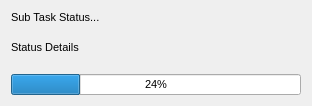
<?xml version="1.0" encoding="UTF-8"?>
<ui version="4.0">
 <class>SubTaskProgressBar</class>
 <widget class="QWidget" name="SubTaskProgressBar">
  <property name="geometry">
   <rect>
    <x>0</x>
    <y>0</y>
    <width>312</width>
    <height>86</height>
   </rect>
  </property>
  <property name="sizePolicy">
    <sizepolicy hsizetype="MinimumExpanding" vsizetype="Fixed">
    <horstretch>0</horstretch>
    <verstretch>0</verstretch>
   </sizepolicy>
  </property>
  <property name="minimumSize">
   <size>
    <width>0</width>
    <height>106</height>
   </size>
  </property>
  <property name="windowTitle">
   <string>Form</string>
  </property>
   <layout class="QVBoxLayout" name="verticalLayout" stretch="0,0">
    <property name="spacing">
     <number>4</number>
   </property>
   <item>
    <layout class="QVBoxLayout" name="statusLayout" stretch="0,0">
     <property name="spacing">
      <number>2</number>
     </property>
     <item>
      <widget class="QLabel" name="statusLabel">
       <property name="sizePolicy">
         <sizepolicy hsizetype="Ignored" vsizetype="Fixed">
         <horstretch>0</horstretch>
         <verstretch>0</verstretch>
        </sizepolicy>
       </property>
       <property name="font">
        <font>
         <pointsize>8</pointsize>
        </font>
       </property>
       <property name="text">
        <string>Sub Task Status...</string>
       </property>
       <property name="wordWrap">
        <bool>false</bool>
       </property>
       <property name="textInteractionFlags">
        <set>Qt::LinksAccessibleByKeyboard|Qt::LinksAccessibleByMouse|Qt::TextBrowserInteraction|Qt::TextSelectableByKeyboard|Qt::TextSelectableByMouse</set>
       </property>
      </widget>
     </item>
     <item>
      <widget class="QLabel" name="statusDetailsLabel">
       <property name="sizePolicy">
         <sizepolicy hsizetype="Ignored" vsizetype="Preferred">
         <horstretch>0</horstretch>
         <verstretch>0</verstretch>
        </sizepolicy>
       </property>
       <property name="font">
        <font>
         <pointsize>8</pointsize>
        </font>
       </property>
       <property name="text">
        <string>Status Details</string>
       </property>
       <property name="alignment">
         <set>Qt::AlignLeft|Qt::AlignVCenter</set>
       </property>
       <property name="textInteractionFlags">
        <set>Qt::LinksAccessibleByKeyboard|Qt::LinksAccessibleByMouse|Qt::TextBrowserInteraction|Qt::TextSelectableByKeyboard|Qt::TextSelectableByMouse</set>
       </property>
      </widget>
     </item>
    </layout>
   </item>
   <item>
    <widget class="QProgressBar" name="progressBar">
     <property name="font">
      <font>
       <pointsize>8</pointsize>
      </font>
     </property>
     <property name="value">
      <number>24</number>
     </property>
     <property name="textVisible">
      <bool>true</bool>
     </property>
    </widget>
   </item>
  </layout>
 </widget>
 <resources/>
 <connections/>
</ui>
